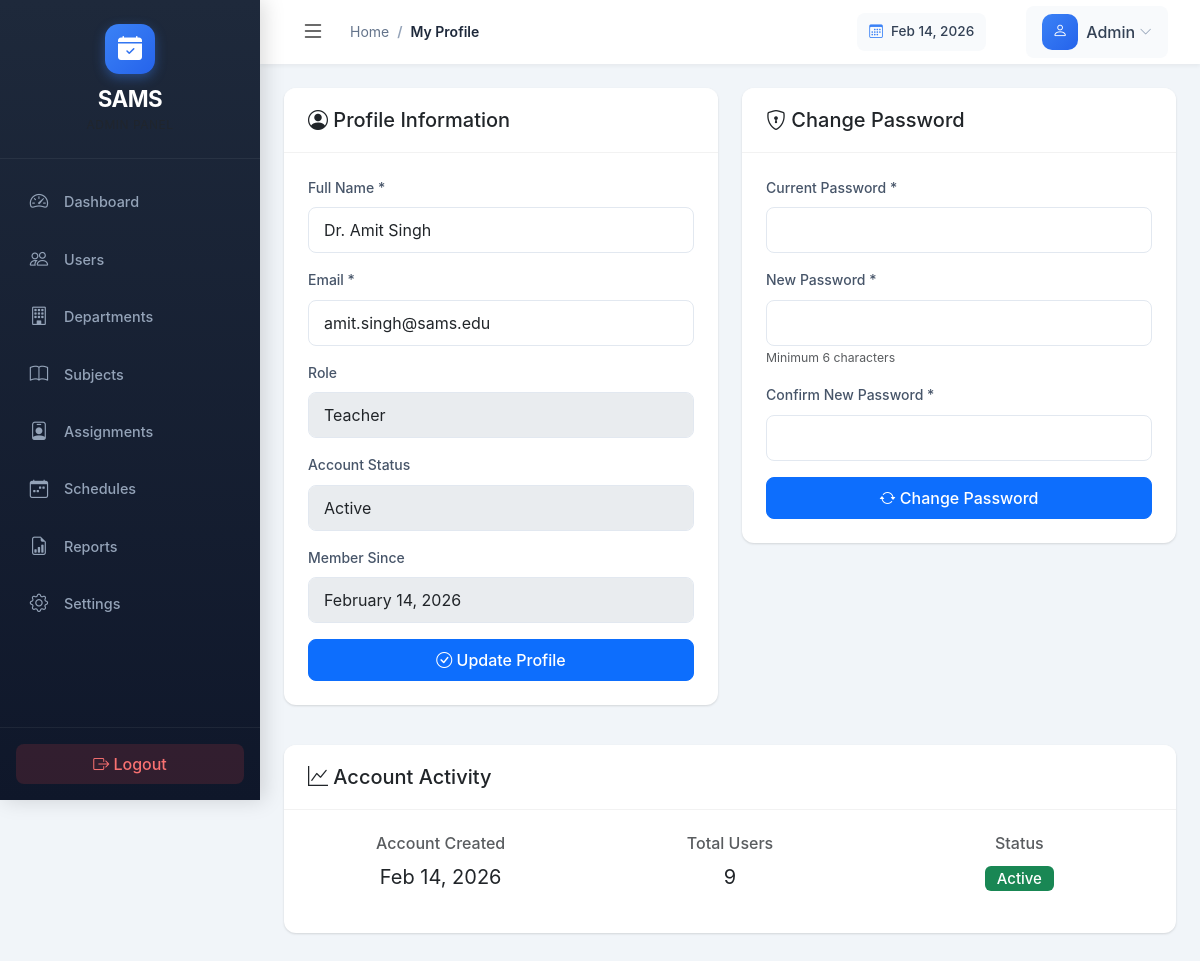
The app's page /admin/profile.php (signed in) with its own data.
### tables this page shows
CREATE TABLE users (
    id INT PRIMARY KEY AUTO_INCREMENT,
    full_name VARCHAR(100) NOT NULL,
    email VARCHAR(100) UNIQUE NOT NULL,
    password_hash VARCHAR(255) NOT NULL,
    role ENUM('admin', 'teacher', 'student') NOT NULL,
    phone VARCHAR(15),
    profile_image VARCHAR(255),
    is_active BOOLEAN DEFAULT TRUE,
    last_login TIMESTAMP NULL,
    created_at TIMESTAMP DEFAULT CURRENT_TIMESTAMP,
    updated_at TIMESTAMP DEFAULT CURRENT_TIMESTAMP ON UPDATE CURRENT_TIMESTAMP,
    INDEX idx_email (email),
    INDEX idx_role (role),
    INDEX idx_active (is_active)
);

### public/admin/profile.php (the view, shortened to what this page needs)
<?php
$database = new Database();
$db = $database->getConnection();
$user = [];
if ($db) {
    try {
        $stmt = $db->prepare("SELECT * FROM users WHERE id = ?");
        $stmt->execute([$_SESSION['user_id']]);
        $user = $stmt->fetch();
    } catch (Exception $e) {
        error_log($e->getMessage());
    }
}
?>
<!DOCTYPE html>
<html lang="en">
<head>
    <link href="https://cdn.jsdelivr.net/npm/bootstrap@5.3.0/dist/css/bootstrap.min.css" rel="stylesheet">
    <link rel="stylesheet" href="https://cdn.jsdelivr.net/npm/bootstrap-icons@1.11.0/font/bootstrap-icons.css">
    <link rel="stylesheet" href="../assets/css/admin.css">
</head>
<body>
    <?php include '../includes/sidebar.php'; ?>
    <div class="main-content">
        <?php include '../includes/navbar.php'; ?>
        <div class="content-wrapper">
            <div class="row">
                <div class="col-lg-6 mb-4">
                    <div class="card">
                        <div class="card-header">
                            <h5 class="mb-0"><i class="bi bi-person-circle"></i> Profile Information</h5>
                        </div>
                        <div class="card-body">
                            <form method="POST">
                                <div class="mb-3">
                                    <label class="form-label">Full Name *</label>
                                    <input type="text" class="form-control" name="full_name" value="<?php echo htmlspecialchars($user['full_name'] ?? ''); ?>" required>
                                </div>
                                <div class="mb-3">
                                    <label class="form-label">Email *</label>
                                    <input type="email" class="form-control" name="email" value="<?php echo htmlspecialchars($user['email'] ?? ''); ?>" required>
                                </div>
                                <div class="mb-3">
                                    <label class="form-label">Role</label>
                                    <input type="text" class="form-control" value="<?php echo ucfirst($user['role'] ?? ''); ?>" disabled>
                                </div>
                                <div class="mb-3">
                                    <label class="form-label">Account Status</label>
                                    <input type="text" class="form-control" value="<?php echo $user['is_active'] ? 'Active' : 'Inactive'; ?>" disabled>
                                </div>
                                <div class="mb-3">
                                    <label class="form-label">Member Since</label>
                                    <input type="text" class="form-control" value="<?php echo date('F d, Y', strtotime($user['created_at'] ?? '')); ?>" disabled>
                                </div>
                                <button type="submit" class="btn btn-primary w-100">
                                    <i class="bi bi-check-circle"></i> Update Profile
                                </button>
                            </form>
                        </div>
                    </div>
                </div>
                <div class="col-lg-6 mb-4">
                    <div class="card">
                        <div class="card-header">
                            <h5 class="mb-0"><i class="bi bi-shield-lock"></i> Change Password</h5>
                        </div>
                        <div class="card-body">
                            <form method="POST">
                                <div class="mb-3">
                                    <label class="form-label">Current Password *</label>
                                    <input type="password" class="form-control" name="current_password" required>
                                </div>
                                <div class="mb-3">
                                    <label class="form-label">New Password *</label>
                                    <input type="password" class="form-control" name="new_password" required>
                                    <small class="text-muted">Minimum 6 characters</small>
                                </div>
                                <div class="mb-3">
                                    <label class="form-label">Confirm New Password *</label>
                                    <input type="password" class="form-control" name="confirm_password" required>
                                </div>
                                <button type="submit" class="btn btn-primary w-100">
                                    <i class="bi bi-arrow-repeat"></i> Change Password
                                </button>
                            </form>
                        </div>
                    </div>
                </div>
            </div>
            <div class="row">
                <div class="col-12">
                    <div class="card">
                        <div class="card-header">
                            <h5 class="mb-0"><i class="bi bi-graph-up"></i> Account Activity</h5>
                        </div>
                        <div class="card-body">
                            <div class="row">
                                <div class="col-md-4">
                                    <div class="text-center">
                                        <h6 class="text-muted">Account Created</h6>
                                        <p class="fs-5"><?php echo date('M d, Y', strtotime($user['created_at'] ?? '')); ?></p>
                                    </div>
                                </div>
                                <div class="col-md-4">
                                    <div class="text-center">
                                        <h6 class="text-muted">Total Users</h6>
                                        <p class="fs-5"><?php
                                            try {
                                                $stmt = $db->query("SELECT COUNT(*) as count FROM users");
                                                $data = $stmt->fetch();
                                                echo $data['count'];
                                            } catch (Exception $e) {
                                                echo '0';
                                            }
                                        ?></p>
                                    </div>
                                </div>
                                <div class="col-md-4">
                                    <div class="text-center">
                                        <h6 class="text-muted">Status</h6>
                                        <p class="fs-5"><?php echo $user['is_active'] ? '<span class="badge bg-success">Active</span>' : '<span class="badge bg-danger">Inactive</span>'; ?></p>
                                    </div>
                                </div>
                            </div>
                        </div>
                    </div>
                </div>
            </div>
        </div>
    </div>
    <div id="alertContainer" class="position-fixed top-0 end-0 p-3" style="z-index: 1050;"></div>
</body>
</html>

### public/assets/css/admin.css (style rules this page uses)
:root { --sidebar-width: 260px; --sidebar-collapsed-width: 80px; --sidebar-bg: linear-gradient(180deg, #1e293b 0%, #0f172a 100%); --sidebar-text: #94a3b8; --sidebar-active: #3b82f6; --sidebar-hover: rgba(255, 255, 255, 0.08); --main-bg: #f1f5f9; --card-shadow: 0 1px 3px rgba(0, 0, 0, 0.08), 0 1px 2px rgba(0, 0, 0, 0.06); --card-shadow-lg: 0 10px 15px -3px rgba(0, 0, 0, 0.1), 0 4px 6px -2px rgba(0, 0, 0, 0.05); --primary: #3b82f6; --primary-dark: #2563eb; --navbar-height: 64px; --border-radius: 12px; }
* { margin: 0; padding: 0; box-sizing: border-box; }
body { font-family: 'Inter', 'Segoe UI', Tahoma, Geneva, Verdana, sans-serif; background-color: var(--main-bg); overflow-x: hidden; font-size: 14px; line-height: 1.6; }
.main-content { margin-left: var(--sidebar-width); min-height: 100vh; transition: all 0.3s cubic-bezier(0.4, 0, 0.2, 1); background: var(--main-bg); }
.content-wrapper { padding: 30px; max-width: 1400px; margin: 0 auto; }
.card { border: none; border-radius: 12px; box-shadow: var(--card-shadow); margin-bottom: 1rem; }
.card-header { background: #fff; border-bottom: 1px solid #e2e8f0; padding: 15px 20px; border-radius: 12px 12px 0 0 !important; }
.card-body { padding: 20px; }
.badge { padding: 5px 12px; font-weight: 500; border-radius: 6px; }
.btn { border-radius: 8px; padding: 8px 16px; font-weight: 500; transition: all 0.3s ease; }
.form-control, .form-select { border-radius: 8px; border: 1px solid #e2e8f0; padding: 10px 15px; transition: all 0.3s ease; }
.form-label { font-weight: 500; color: #475569; margin-bottom: 8px; }
.content-wrapper { padding: 1.5rem; }
.card { border: none; border-radius: var(--border-radius); box-shadow: var(--card-shadow); transition: all 0.3s ease; }
.card-header { background: white; border-bottom: 1px solid rgba(0, 0, 0, 0.05); padding: 1.25rem 1.5rem; border-radius: var(--border-radius) var(--border-radius) 0 0 !important; }
.card-body { padding: 1.5rem; }

### records on screen
users: full_name "Dr. Amit Singh", email "amit.singh@sams.edu", role "Teacher", is_active "Active", created_at "February 14, 2026", created_at "Feb 14, 2026"

### other values on screen
$item['label'] "Dashboard"
$item['label'] "Users"
$item['label'] "Departments"
$item['label'] "Subjects"
$item['label'] "Assignments"
$item['label'] "Schedules"
$item['label'] "Reports"
$item['label'] "Settings"
$pageTitle "My Profile"
$_SESSION['user_name'] "Admin"
$data['count'] "9"
